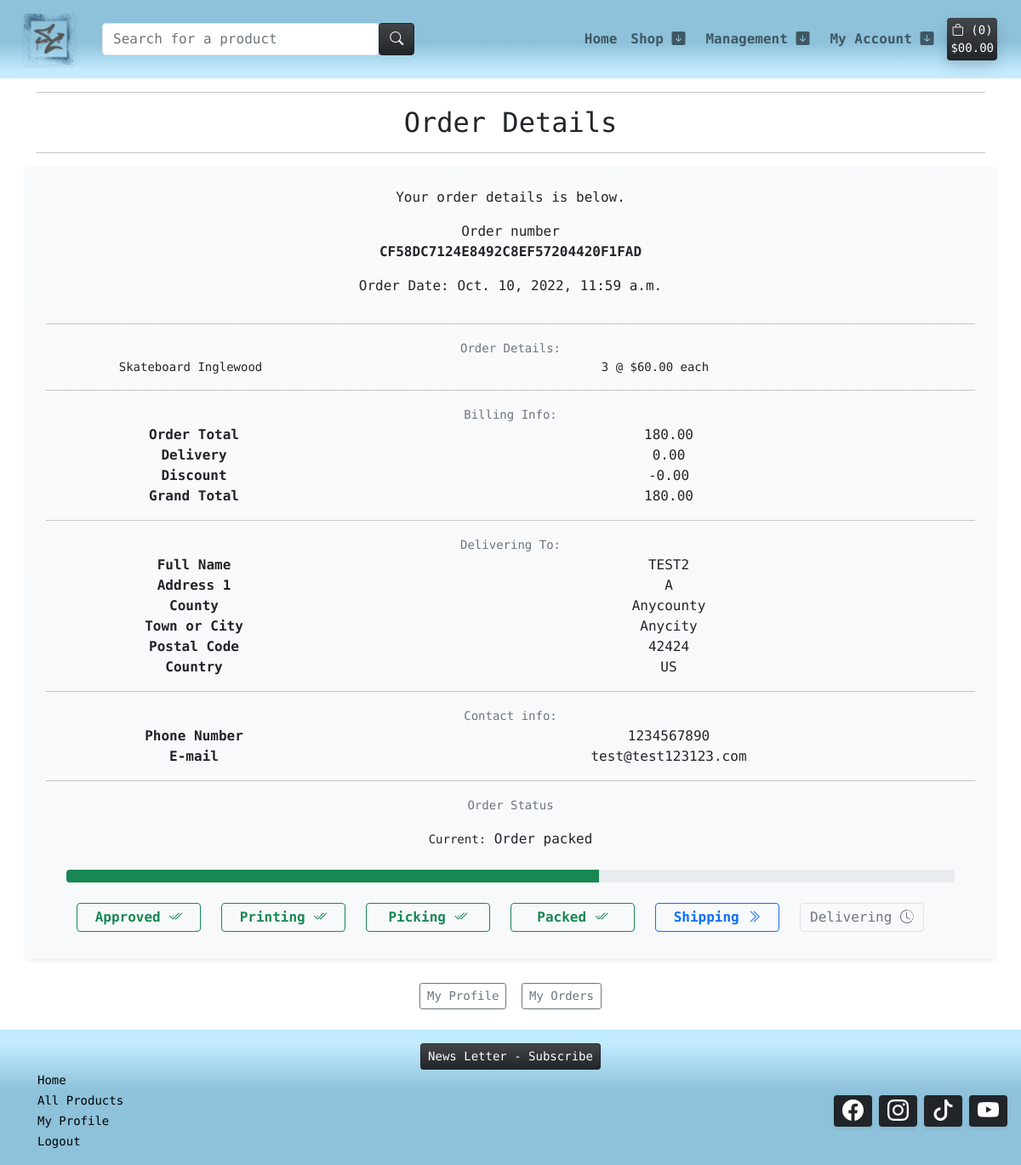
The page /profile/order/CF58DC7124E8492C8EF57204420F1FAD (signed in) on the database as committed earlier.
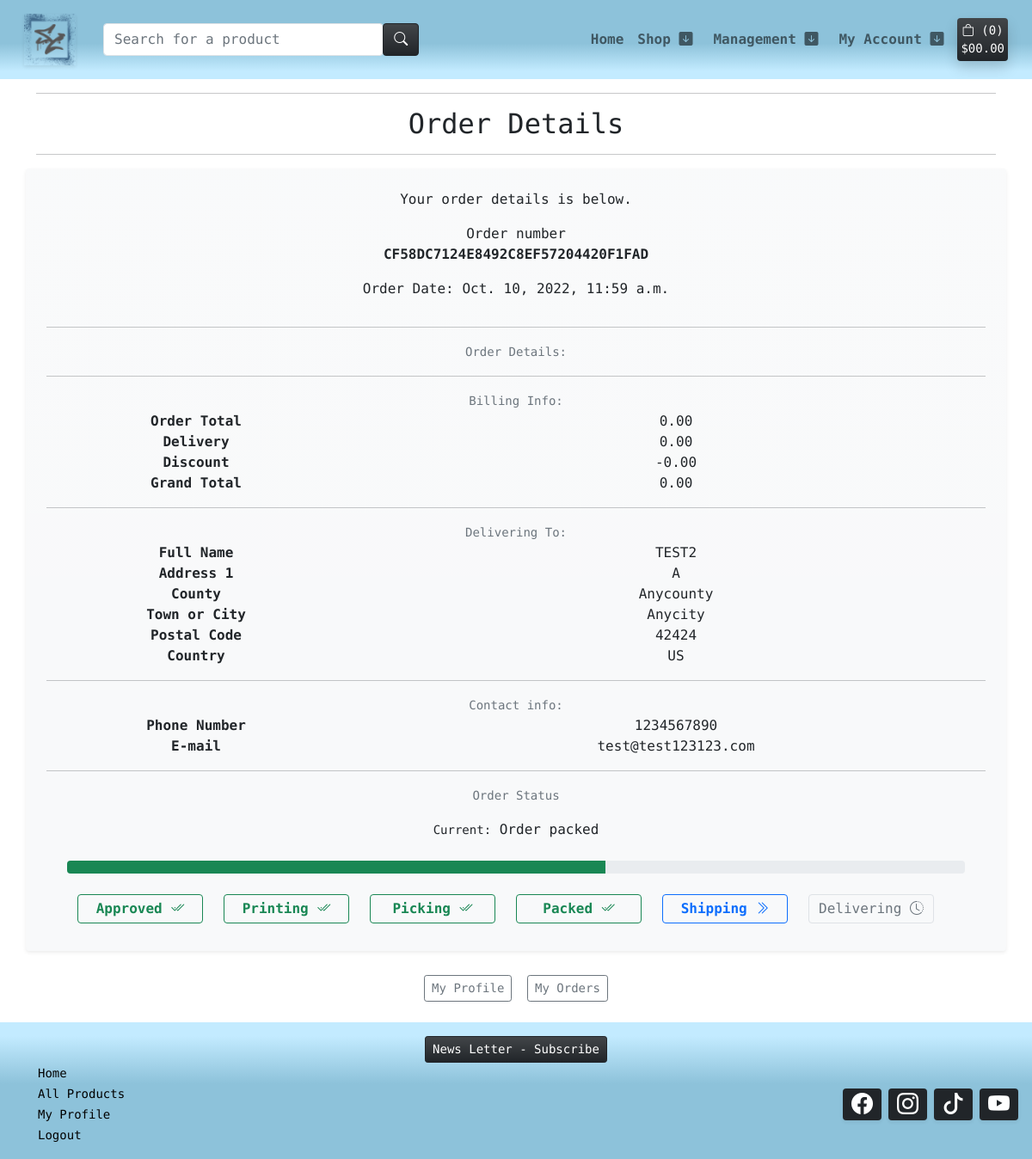
The same page on the database as committed later.
### checkout/models.py (models this page shows, shortened)
class OrderLineItem(models.Model):
    order = models.ForeignKey(Order, null=False, blank=False, on_delete=models.CASCADE, related_name='lineitems')
    product = models.ForeignKey(Product, null=False, blank=False, on_delete=models.CASCADE)
    quantity = models.IntegerField(null=False, blank=False, default=0)
    lineitem_total = models.DecimalField(max_digits=6, decimal_places=2, null=False, blank=False, editable=False)

class Order(models.Model):
    order_number = models.CharField(max_length=32, null=False, editable=False)
    user_profile = models.ForeignKey(UserProfile, on_delete=models.SET_NULL,
                                     null=True, blank=True, related_name='orders')
    full_name = models.CharField(max_length=50, null=False, blank=False)
    email = models.EmailField(max_length=254, null=False, blank=False)
    phone_number = models.CharField(max_length=20, null=False, blank=False)
    country = CountryField(blank_label='Country *', null=False, blank=False)
    postcode = models.CharField(max_length=20, null=True, blank=True)
    town_or_city = models.CharField(max_length=40, null=False, blank=False)
    street_address1 = models.CharField(max_length=80, null=False, blank=False)
    street_address2 = models.CharField(max_length=80, null=True, blank=True)
    county = models.CharField(max_length=80, null=True, blank=True)
    date = models.DateTimeField(auto_now_add=True)
    valid_coupon = models.CharField(max_length=25, null=True, blank=True)
    discount_total = models.DecimalField(max_digits=6, decimal_places=2, null=False, default=0)
    delivery_cost = models.DecimalField(max_digits=6, decimal_places=2, null=False, default=0)
    order_total = models.DecimalField(max_digits=10, decimal_places=2, null=False, default=0)
    grand_total = models.DecimalField(max_digits=10, decimal_places=2, null=False, default=0)
    original_bag = models.TextField(null=False, blank=False, default='')
    stripe_pid = models.CharField(max_length=254, null=False, blank=False, default='')
    STATUS_A = 'Payment Approved'
    STATUS_ONE = 'Order printed'
    STATUS_TWO = 'Order picked'
    STATUS_THREE = 'Order packed'
    STATUS_FOUR = 'Order shipped'
    STATUS_FIVE = 'Order delivered'
    ORDER_STATUS = [
        (STATUS_A, 'Payment Approved'),
        (STATUS_ONE, 'Order printed'),
        (STATUS_TWO, 'Order picked'),
        (STATUS_THREE, 'Order packed'),
        (STATUS_FOUR, 'Order shipped'),
        (STATUS_FIVE, 'Order delivered')
        ]
    status = models.CharField(
        max_length=25,
        choices=ORDER_STATUS,
        blank=False, default=STATUS_A
        )

### products/models.py (models this page shows, shortened)
class Product(models.Model):
    sku = models.SmallAutoField(primary_key=True)
    name = models.CharField(max_length=150, unique=True)
    release_date = models.DateTimeField(auto_now_add=True)
    category = models.ForeignKey('Category', null=True, blank=True, on_delete=models.SET_NULL)
    quantity_available = models.IntegerField(default=100,
            validators=[
            MinValueValidator(0)
        ])
    description = models.TextField()
    price = models.DecimalField(max_digits=6, decimal_places=2)
    offer = models.ForeignKey(Offer, null=True, blank=True, on_delete=models.SET_NULL)
    product_image = models.ImageField(null=True, blank=True)
    product_image_url = models.URLField(max_length=1024, null=True, blank=True)
    slug = models.SlugField(max_length=254, null=True, blank=True, unique=True)
    class Meta:
        ordering = ['-release_date']

### profiles/views.py (the view, shortened to what this page needs)
# urls.py: path('order/<order_number>', views.OrderDetails.as_view(), name='order_details'),
class OrderDetails(LoginRequiredMixin, View):
    def get(self, request, order_number, *args, **kwargs):
        queryset = Order.objects.all()
        order = get_object_or_404(queryset, order_number=order_number)
        if not request.user.is_superuser:
            if order.user_profile.user == self.request.user:
                return render(request, 'profiles/order_details.html', {
                    "order": order,
                })
            else:
                messages.error(request, mark_safe("""This order wasn't placed
                                        by you.<br/> Check order information
                                        again.<br/> My Account > My Profile >
                                        My Orders"""))
                return HttpResponseRedirect(reverse('home'))
        else:
            return render(request, 'profiles/order_details.html', {
                    "order": order,
                })

### templates/profiles/order_details.html (shortened to what the changed rows need)
{% extends "base.html" %}
{% load i18n %}
{% block content %}
<div class="container text-center">
    <h2 class="m-2">Order Details</h2>
</div>
<div class="container-fluid text-center" id="order-details">
    <div class="row">
        <div class="container">
            <div class="container bg-light bg-gradient rounded shadow-sm">
                <div class="row">
                    <p class="fw-light m-0">Order number</p>
                    <p class="fw-bold">{{ order.order_number }}</p>
                </div>
                <div class="row">
                    <div class="col">
                        <p class="fw-light">Order Date: {{ order.date }}</p>
                    </div>
                </div>
                <div class="row">
                    {% for item in order.lineitems.all %}
                    <div class="row">
                        <div class="col-12 col-md-4">
                            <p class="small mb-0 text-black font-weight-bold">
                                {{ item.product.name }}
                            </p>
                        </div>
                        <div class="col-12 col-md-8 text-md-right">
                            {% if item.product.offer  %}
                            <p class="small mb-0">{{ item.quantity }} @ ${{ item.product.cal_discount_price }} each</p>
                            {% else %}
                            <p class="small mb-0">{{ item.quantity }} @ ${{ item.product.price }} each</p>
                            {% endif %}
                        </div>
                    </div>
                    {% endfor %}
                </div>
                <div class="row">
                    <div class="col-12 col-md-8 text-md-right">
                        <p class="mb-0">{{ order.order_total }}</p>
                    </div>
                </div>
                <div class="row">
                    <div class="col-12 col-md-8 text-md-right">
                        <p class="mb-0">{{ order.delivery_cost }}</p>
                    </div>
                </div>
                <div class="row">
                    <div class="col-12 col-md-8 text-md-right">
                        <p class="mb-0">-{{ order.discount_total }}</p>
                    </div>
                </div>
                <div class="row">
                    <div class="col-12 col-md-8 text-md-right">
                        <p class="mb-0">{{ order.grand_total }}</p>
                    </div>
                </div>
                <div class="row">
                    <div class="col-12 col-md-8 text-md-right">
                        <p class="mb-0">{{ order.full_name }}</p>
                    </div>
                </div>
                <div class="row">
                    <div class="col-12 col-md-8 text-md-right">
                        <p class="mb-0">{{ order.street_address1 }}</p>
                    </div>
                </div>
                {% if order.county %}
                <div class="row">
                    <div class="col-12 col-md-4">
                        <p class="mb-0 fw-bold">County</p>
                    </div>
                    <div class="col-12 col-md-8 text-md-right">
                        <p class="mb-0">{{ order.county }}</p>
                    </div>
                </div>
                {% endif %}
                <div class="row">
                    <div class="col-12 col-md-8 text-md-right">
                        <p class="mb-0">{{ order.town_or_city }}</p>
                    </div>
                </div>
                {% if order.postcode %}
                <div class="row">
                    <div class="col-12 col-md-4">
                        <p class="mb-0 fw-bold">Postal Code</p>
                    </div>
                    <div class="col-12 col-md-8 text-md-right">
                        <p class="mb-0">{{ order.postcode }}</p>
                    </div>
                </div>
                {% endif %}
                <div class="row">
                    <div class="col-12 col-md-8 text-md-right">
                        <p class="mb-0">{{ order.country }}</p>
                    </div>
                </div>
                <div class="row">
                    <div class="col-12 col-md-8 text-md-right">
                        <p class="mb-0">{{ order.phone_number }}</p>
                    </div>
                </div>
                <div class="row">
                    <div class="col-12 col-md-8 text-md-right">
                        <p class="mb-0">{{ order.email }}</p>
                    </div>
                </div>
                <div class="row">
                    <div class="col">
                        <p class="mb-0 mt-3"><small>Current:</small> {{ order.status }}</p>
                    </div>
                </div>
        </div>
    </div>
</div>
{%endblock%}

Rows that differ between the two databases and show on the page:
removed OrderLineItem: product.name "Skateboard Inglewood", quantity "3", product.price "60.00"
changed Order "CF58DC7124E8492C8EF57204420F1FAD": order_total "180.00" → "0.00"; grand_total "180.00" → "0.00"
